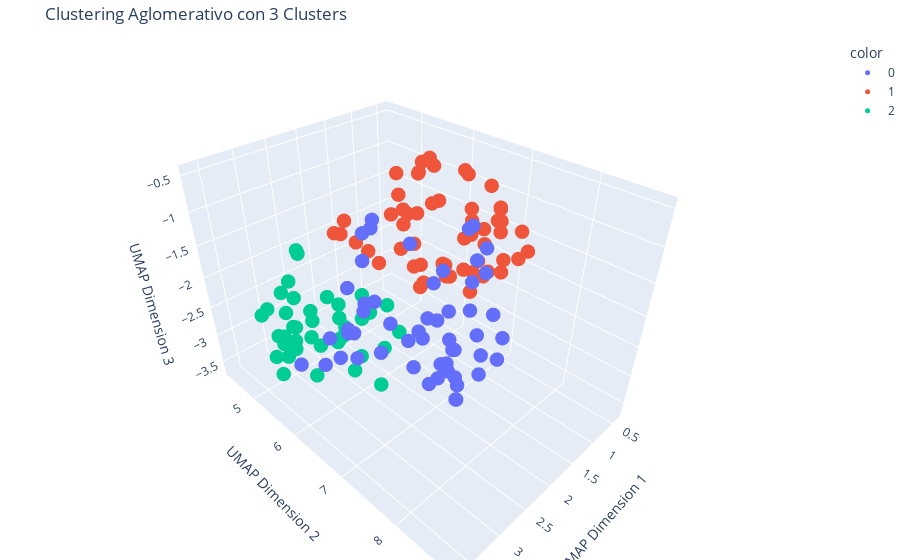

Notebook source saved alongside this figure:
### Markdown cell above
#### Using UMAP reduction

### Code cell
best_n_clusters = 3

clustering_umap = AgglomerativeClustering(n_clusters=best_n_clusters)
labels_umap = clustering_umap.fit_predict(X_umap)

# Visualization of the clusters in 3D
fig = px.scatter_3d(
    x=X_umap[:, 0], 
    y=X_umap[:, 1], 
    z=X_umap[:, 2], 
    color=labels_umap.astype(str),
    title=f'Clustering Aglomerativo con {best_n_clusters} Clusters',
    labels={'x': 'UMAP Dimension 1', 'y': 'UMAP Dimension 2', 'z': 'UMAP Dimension 3'},
    color_continuous_scale='Spectral'
)

fig.update_traces(marker=dict(size=5)) 
fig.update_layout(
    scene=dict(
        xaxis_title='UMAP Dimension 1',
        yaxis_title='UMAP Dimension 2',
        zaxis_title='UMAP Dimension 3'
    ),
    margin=dict(l=0, r=0, b=0, t=40)
)

fig.show()
